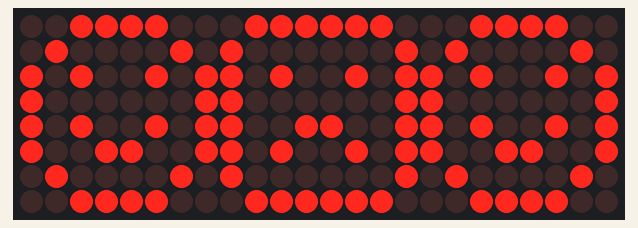
Recording of a sketch running on a simulated Arduino Uno, built with avr-gcc and run on an emulated ATmega328P. Shown: 24×8 LED matrix. Random numbers use the default seed unless the sketch sets one.

Above: at 0.1 s.
At 116.8 s:
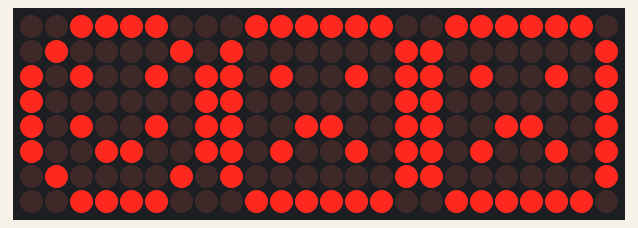

Measured:
- what the display in image 1 shows lasts 4.1 s, from 116.8 s to 120.9 s

The sketch:

letter-AB-Alt-random.ino
```cpp
#include <LedControl.h>

// DIN, CLK, CS, number of devices
LedControl lc = LedControl(12, 11, 10, 3);

// A pattern
byte A[8] = {
   B00111100,
  B01000010,
  B10100101,
  B10000001,
  B10100101,
  B10011001,
  B01000010,
  B00111100
};

// B pattern
byte B_char[8] = {
  B01111110,
  B10000001,
  B10100101,
  B10000001,
  B10011001,
  B10100101,
  B10000001,
  B01111110
};

void setup() {
  for (int i = 0; i < 3; i++) {
    lc.shutdown(i, false);
    lc.setIntensity(i, 8);
    lc.clearDisplay(i);
  }

  randomSeed(analogRead(0)); // important for randomness

  displayChar(0, A);        // 1st = A
  displayChar(1, B_char);   // 2nd = B
}

void loop() {
  int choice = random(0, 2);          // 0 or 1
  int randomDelay = random(200, 1500); // random speed

  if (choice == 0) {
    displayChar(2, A);
  } else {
    displayChar(2, B_char);
  }

  delay(randomDelay);
}

void displayChar(int device, byte character[]) {
  for (int i = 0; i < 8; i++) {
    lc.setRow(device, i, character[i]);
  }
}
```
